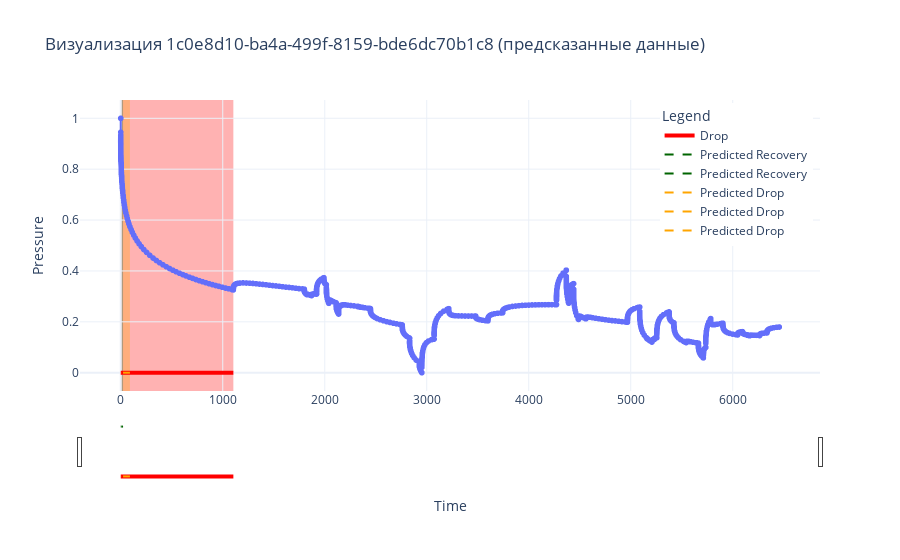
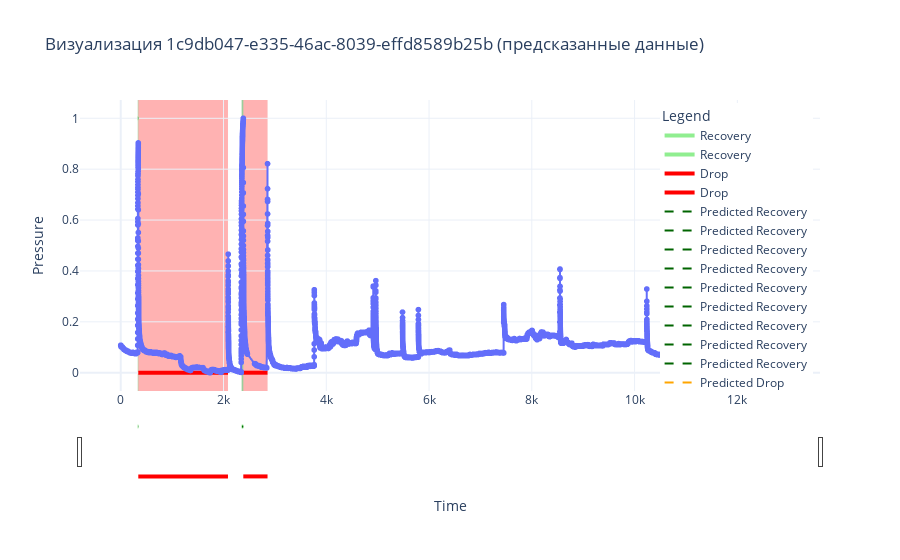
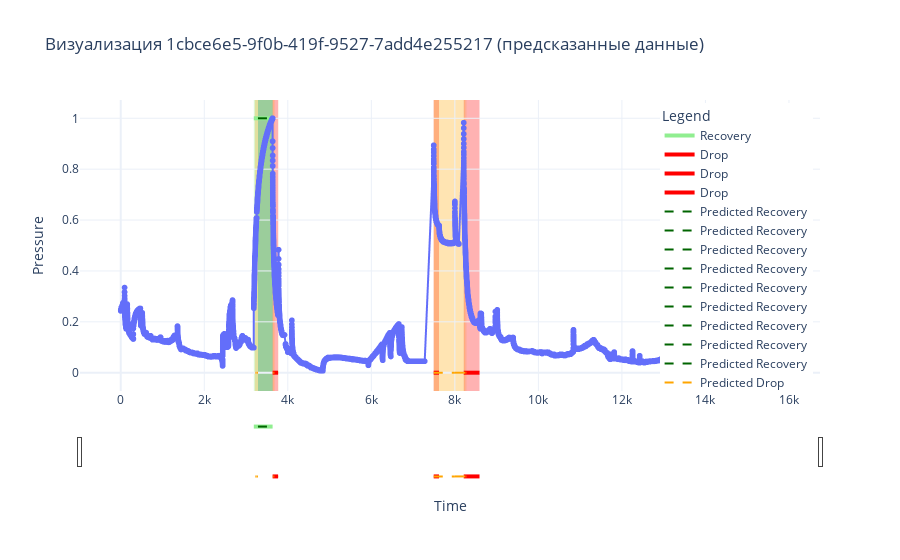

The notebook cell saved with these charts, in order:
### Code cell
for i in range(len(predicted_dfs)):
    plot_predicted_data(predicted_dfs[i], test_files[i])

### Figure 1 — Plotly figure (JSON) as saved in the notebook; plotly's stock layout.template omitted (floating-point values rounded to 4 significant figures; data arrays with more than 128 entries replaced by an {"elided": "..."} marker saying what was removed)
{"data": [{"hovertemplate": "time=%{x}<br>pressure=%{y}<extra></extra>", "legendgroup": "", "line": {"color": "#636efa", "dash": "solid"}, "marker": {"symbol": "circle"}, "mode": "lines+markers", "name": "", "showlegend": false, "type": "scattergl", "x": {"elided": "1340 float values"}, "xaxis": "x", "y": {"elided": "1340 float values"}, "yaxis": "y"}, {"line": {"color": "red", "width": 4}, "mode": "lines", "name": "Drop", "type": "scatter", "x": [0, 1104.0], "y": [0, 0]}, {"line": {"color": "darkgreen", "dash": "dash", "width": 2}, "mode": "lines", "name": "Predicted Recovery", "type": "scatter", "x": [0.06, 2.537], "y": [1, 1]}, {"line": {"color": "darkgreen", "dash": "dash", "width": 2}, "mode": "lines", "name": "Predicted Recovery", "type": "scatter", "x": [4.511, 22.61], "y": [1, 1]}, {"line": {"color": "orange", "dash": "dash", "width": 2}, "mode": "lines", "name": "Predicted Drop", "type": "scatter", "x": [0.05, 0.06], "y": [0, 0]}, {"line": {"color": "orange", "dash": "dash", "width": 2}, "mode": "lines", "name": "Predicted Drop", "type": "scatter", "x": [2.537, 4.511], "y": [0, 0]}, {"line": {"color": "orange", "dash": "dash", "width": 2}, "mode": "lines", "name": "Predicted Drop", "type": "scatter", "x": [22.61, 90], "y": [0, 0]}], "layout": {"legend": {"title": {"text": "Legend"}, "tracegroupgap": 0, "x": 0.99, "xanchor": "right", "y": 0.99, "yanchor": "top"}, "shapes": [{"fillcolor": "red", "layer": "below", "line": {"width": 0}, "name": "Drop", "opacity": 0.3, "type": "rect", "x0": 0, "x1": 1104.0, "xref": "x", "y0": 0, "y1": 1, "yref": "y domain"}, {"fillcolor": "darkgreen", "layer": "below", "line": {"width": 0}, "name": "Predicted Recovery", "opacity": 0.3, "type": "rect", "x0": 0.06, "x1": 2.537, "xref": "x", "y0": 0, "y1": 1, "yref": "y domain"}, {"fillcolor": "darkgreen", "layer": "below", "line": {"width": 0}, "name": "Predicted Recovery", "opacity": 0.3, "type": "rect", "x0": 4.511, "x1": 22.61, "xref": "x", "y0": 0, "y1": 1, "yref": "y domain"}, {"fillcolor": "orange", "layer": "below", "line": {"width": 0}, "name": "Predicted Drop", "opacity": 0.3, "type": "rect", "x0": 0.05, "x1": 0.06, "xref": "x", "y0": 0, "y1": 1, "yref": "y domain"}, {"fillcolor": "orange", "layer": "below", "line": {"width": 0}, "name": "Predicted Drop", "opacity": 0.3, "type": "rect", "x0": 2.537, "x1": 4.511, "xref": "x", "y0": 0, "y1": 1, "yref": "y domain"}, {"fillcolor": "orange", "layer": "below", "line": {"width": 0}, "name": "Predicted Drop", "opacity": 0.3, "type": "rect", "x0": 22.61, "x1": 90, "xref": "x", "y0": 0, "y1": 1, "yref": "y domain"}], "title": {"text": "Визуализация 1c0e8d10-ba4a-499f-8159-bde6dc70b1c8 (предсказанные данные)"}, "xaxis": {"anchor": "y", "domain": [0, 1], "rangeslider": {"visible": true}, "title": {"text": "Time"}, "type": "linear"}, "yaxis": {"anchor": "x", "domain": [0, 1], "fixedrange": false, "title": {"text": "Pressure"}}}}

### Figure 2 — Plotly figure (JSON) as saved in the notebook; plotly's stock layout.template omitted (floating-point values rounded to 4 significant figures; data arrays with more than 128 entries replaced by an {"elided": "..."} marker saying what was removed)
{"data": [{"hovertemplate": "time=%{x}<br>pressure=%{y}<extra></extra>", "legendgroup": "", "line": {"color": "#636efa", "dash": "solid"}, "marker": {"symbol": "circle"}, "mode": "lines+markers", "name": "", "showlegend": false, "type": "scattergl", "x": {"elided": "55129 float values"}, "xaxis": "x", "y": {"elided": "55129 float values"}, "yaxis": "y"}, {"line": {"color": "lightgreen", "width": 4}, "mode": "lines", "name": "Recovery", "type": "scatter", "x": [329.6, 341.4], "y": [1.0, 1.0]}, {"line": {"color": "lightgreen", "width": 4}, "mode": "lines", "name": "Recovery", "type": "scatter", "x": [2354.0, 2385.0], "y": [1.0, 1.0]}, {"line": {"color": "red", "width": 4}, "mode": "lines", "name": "Drop", "type": "scatter", "x": [341.4, 2087.0], "y": [0, 0]}, {"line": {"color": "red", "width": 4}, "mode": "lines", "name": "Drop", "type": "scatter", "x": [2385.0, 2857.0], "y": [0, 0]}, {"line": {"color": "darkgreen", "dash": "dash", "width": 2}, "mode": "lines", "name": "Predicted Recovery", "type": "scatter", "x": [332.3, 334.6], "y": [1.0, 1.0]}, {"line": {"color": "darkgreen", "dash": "dash", "width": 2}, "mode": "lines", "name": "Predicted Recovery", "type": "scatter", "x": [334.7, 341.5], "y": [1.0, 1.0]}, {"line": {"color": "darkgreen", "dash": "dash", "width": 2}, "mode": "lines", "name": "Predicted Recovery", "type": "scatter", "x": [2091.0, 2092.0], "y": [1.0, 1.0]}, {"line": {"color": "darkgreen", "dash": "dash", "width": 2}, "mode": "lines", "name": "Predicted Recovery", "type": "scatter", "x": [2348.0, 2350.0], "y": [1.0, 1.0]}, {"line": {"color": "darkgreen", "dash": "dash", "width": 2}, "mode": "lines", "name": "Predicted Recovery", "type": "scatter", "x": [2355.0, 2357.0], "y": [1.0, 1.0]}, {"line": {"color": "darkgreen", "dash": "dash", "width": 2}, "mode": "lines", "name": "Predicted Recovery", "type": "scatter", "x": [2357.0, 2385.0], "y": [1.0, 1.0]}, {"line": {"color": "darkgreen", "dash": "dash", "width": 2}, "mode": "lines", "name": "Predicted Recovery", "type": "scatter", "x": [2857.0, 2857.0], "y": [1.0, 1.0]}, {"line": {"color": "darkgreen", "dash": "dash", "width": 2}, "mode": "lines", "name": "Predicted Recovery", "type": "scatter", "x": [2860.0, 2861.0], "y": [1.0, 1.0]}, {"line": {"color": "darkgreen", "dash": "dash", "width": 2}, "mode": "lines", "name": "Predicted Recovery", "type": "scatter", "x": [2861.0, 2862.0], "y": [1.0, 1.0]}, {"line": {"color": "orange", "dash": "dash", "width": 2}, "mode": "lines", "name": "Predicted Drop", "type": "scatter", "x": [334.6, 334.7], "y": [0, 0]}, {"line": {"color": "orange", "dash": "dash", "width": 2}, "mode": "lines", "name": "Predicted Drop", "type": "scatter", "x": [341.5, 341.7], "y": [0, 0]}, {"line": {"color": "orange", "dash": "dash", "width": 2}, "mode": "lines", "name": "Predicted Drop", "type": "scatter", "x": [341.9, 342.3], "y": [0, 0]}, {"line": {"color": "orange", "dash": "dash", "width": 2}, "mode": "lines", "name": "Predicted Drop", "type": "scatter", "x": [2350.0, 2351.0], "y": [0, 0]}, {"line": {"color": "orange", "dash": "dash", "width": 2}, "mode": "lines", "name": "Predicted Drop", "type": "scatter", "x": [2357.0, 2357.0], "y": [0, 0]}, {"line": {"color": "orange", "dash": "dash", "width": 2}, "mode": "lines", "name": "Predicted Drop", "type": "scatter", "x": [2385.0, 2387.0], "y": [0, 0]}, {"line": {"color": "orange", "dash": "dash", "width": 2}, "mode": "lines", "name": "Predicted Drop", "type": "scatter", "x": [2857.0, 2858.0], "y": [0, 0]}], "layout": {"legend": {"title": {"text": "Legend"}, "tracegroupgap": 0, "x": 0.99, "xanchor": "right", "y": 0.99, "yanchor": "top"}, "shapes": [{"fillcolor": "lightgreen", "layer": "below", "line": {"width": 0}, "name": "Recovery", "opacity": 0.3, "type": "rect", "x0": 329.6, "x1": 341.4, "xref": "x", "y0": 0, "y1": 1, "yref": "y domain"}, {"fillcolor": "lightgreen", "layer": "below", "line": {"width": 0}, "name": "Recovery", "opacity": 0.3, "type": "rect", "x0": 2354.0, "x1": 2385.0, "xref": "x", "y0": 0, "y1": 1, "yref": "y domain"}, {"fillcolor": "red", "layer": "below", "line": {"width": 0}, "name": "Drop", "opacity": 0.3, "type": "rect", "x0": 341.4, "x1": 2087.0, "xref": "x", "y0": 0, "y1": 1, "yref": "y domain"}, {"fillcolor": "red", "layer": "below", "line": {"width": 0}, "name": "Drop", "opacity": 0.3, "type": "rect", "x0": 2385.0, "x1": 2857.0, "xref": "x", "y0": 0, "y1": 1, "yref": "y domain"}, {"fillcolor": "darkgreen", "layer": "below", "line": {"width": 0}, "name": "Predicted Recovery", "opacity": 0.3, "type": "rect", "x0": 332.3, "x1": 334.6, "xref": "x", "y0": 0, "y1": 1, "yref": "y domain"}, {"fillcolor": "darkgreen", "layer": "below", "line": {"width": 0}, "name": "Predicted Recovery", "opacity": 0.3, "type": "rect", "x0": 334.7, "x1": 341.5, "xref": "x", "y0": 0, "y1": 1, "yref": "y domain"}, {"fillcolor": "darkgreen", "layer": "below", "line": {"width": 0}, "name": "Predicted Recovery", "opacity": 0.3, "type": "rect", "x0": 2091.0, "x1": 2092.0, "xref": "x", "y0": 0, "y1": 1, "yref": "y domain"}, {"fillcolor": "darkgreen", "layer": "below", "line": {"width": 0}, "name": "Predicted Recovery", "opacity": 0.3, "type": "rect", "x0": 2348.0, "x1": 2350.0, "xref": "x", "y0": 0, "y1": 1, "yref": "y domain"}, {"fillcolor": "darkgreen", "layer": "below", "line": {"width": 0}, "name": "Predicted Recovery", "opacity": 0.3, "type": "rect", "x0": 2355.0, "x1": 2357.0, "xref": "x", "y0": 0, "y1": 1, "yref": "y domain"}, {"fillcolor": "darkgreen", "layer": "below", "line": {"width": 0}, "name": "Predicted Recovery", "opacity": 0.3, "type": "rect", "x0": 2357.0, "x1": 2385.0, "xref": "x", "y0": 0, "y1": 1, "yref": "y domain"}, {"fillcolor": "darkgreen", "layer": "below", "line": {"width": 0}, "name": "Predicted Recovery", "opacity": 0.3, "type": "rect", "x0": 2857.0, "x1": 2857.0, "xref": "x", "y0": 0, "y1": 1, "yref": "y domain"}, {"fillcolor": "darkgreen", "layer": "below", "line": {"width": 0}, "name": "Predicted Recovery", "opacity": 0.3, "type": "rect", "x0": 2860.0, "x1": 2861.0, "xref": "x", "y0": 0, "y1": 1, "yref": "y domain"}, {"fillcolor": "darkgreen", "layer": "below", "line": {"width": 0}, "name": "Predicted Recovery", "opacity": 0.3, "type": "rect", "x0": 2861.0, "x1": 2862.0, "xref": "x", "y0": 0, "y1": 1, "yref": "y domain"}, {"fillcolor": "orange", "layer": "below", "line": {"width": 0}, "name": "Predicted Drop", "opacity": 0.3, "type": "rect", "x0": 334.6, "x1": 334.7, "xref": "x", "y0": 0, "y1": 1, "yref": "y domain"}, {"fillcolor": "orange", "layer": "below", "line": {"width": 0}, "name": "Predicted Drop", "opacity": 0.3, "type": "rect", "x0": 341.5, "x1": 341.7, "xref": "x", "y0": 0, "y1": 1, "yref": "y domain"}, {"fillcolor": "orange", "layer": "below", "line": {"width": 0}, "name": "Predicted Drop", "opacity": 0.3, "type": "rect", "x0": 341.9, "x1": 342.3, "xref": "x", "y0": 0, "y1": 1, "yref": "y domain"}, {"fillcolor": "orange", "layer": "below", "line": {"width": 0}, "name": "Predicted Drop", "opacity": 0.3, "type": "rect", "x0": 2350.0, "x1": 2351.0, "xref": "x", "y0": 0, "y1": 1, "yref": "y domain"}, {"fillcolor": "orange", "layer": "below", "line": {"width": 0}, "name": "Predicted Drop", "opacity": 0.3, "type": "rect", "x0": 2357.0, "x1": 2357.0, "xref": "x", "y0": 0, "y1": 1, "yref": "y domain"}, {"fillcolor": "orange", "layer": "below", "line": {"width": 0}, "name": "Predicted Drop", "opacity": 0.3, "type": "rect", "x0": 2385.0, "x1": 2387.0, "xref": "x", "y0": 0, "y1": 1, "yref": "y domain"}, {"fillcolor": "orange", "layer": "below", "line": {"width": 0}, "name": "Predicted Drop", "opacity": 0.3, "type": "rect", "x0": 2857.0, "x1": 2858.0, "xref": "x", "y0": 0, "y1": 1, "yref": "y domain"}], "title": {"text": "Визуализация 1c9db047-e335-46ac-8039-effd8589b25b (предсказанные данные)"}, "xaxis": {"anchor": "y", "domain": [0, 1], "rangeslider": {"visible": true}, "title": {"text": "Time"}, "type": "linear"}, "yaxis": {"anchor": "x", "domain": [0, 1], "fixedrange": false, "title": {"text": "Pressure"}}}}

### Figure 3 — Plotly figure (JSON) as saved in the notebook; plotly's stock layout.template omitted (floating-point values rounded to 4 significant figures; data arrays with more than 128 entries replaced by an {"elided": "..."} marker saying what was removed)
{"data": [{"hovertemplate": "time=%{x}<br>pressure=%{y}<extra></extra>", "legendgroup": "", "line": {"color": "#636efa", "dash": "solid"}, "marker": {"symbol": "circle"}, "mode": "lines+markers", "name": "", "showlegend": false, "type": "scattergl", "x": {"elided": "54215 float values"}, "xaxis": "x", "y": {"elided": "54215 float values"}, "yaxis": "y"}, {"line": {"color": "lightgreen", "width": 4}, "mode": "lines", "name": "Recovery", "type": "scatter", "x": [3186.0, 3636.0], "y": [1, 1]}, {"line": {"color": "red", "width": 4}, "mode": "lines", "name": "Drop", "type": "scatter", "x": [3636.0, 3768.0], "y": [0, 0]}, {"line": {"color": "red", "width": 4}, "mode": "lines", "name": "Drop", "type": "scatter", "x": [7494.0, 7621.0], "y": [0, 0]}, {"line": {"color": "red", "width": 4}, "mode": "lines", "name": "Drop", "type": "scatter", "x": [8212.0, 8590.0], "y": [0, 0]}, {"line": {"color": "darkgreen", "dash": "dash", "width": 2}, "mode": "lines", "name": "Predicted Recovery", "type": "scatter", "x": [3231.0, 3233.0], "y": [1, 1]}, {"line": {"color": "darkgreen", "dash": "dash", "width": 2}, "mode": "lines", "name": "Predicted Recovery", "type": "scatter", "x": [3246.0, 3248.0], "y": [1, 1]}, {"line": {"color": "darkgreen", "dash": "dash", "width": 2}, "mode": "lines", "name": "Predicted Recovery", "type": "scatter", "x": [3285.0, 3636.0], "y": [1, 1]}, {"line": {"color": "darkgreen", "dash": "dash", "width": 2}, "mode": "lines", "name": "Predicted Recovery", "type": "scatter", "x": [3637.0, 3638.0], "y": [1, 1]}, {"line": {"color": "darkgreen", "dash": "dash", "width": 2}, "mode": "lines", "name": "Predicted Recovery", "type": "scatter", "x": [3639.0, 3641.0], "y": [1, 1]}, {"line": {"color": "darkgreen", "dash": "dash", "width": 2}, "mode": "lines", "name": "Predicted Recovery", "type": "scatter", "x": [3779.0, 3779.0], "y": [1, 1]}, {"line": {"color": "darkgreen", "dash": "dash", "width": 2}, "mode": "lines", "name": "Predicted Recovery", "type": "scatter", "x": [7495.0, 7495.0], "y": [1, 1]}, {"line": {"color": "darkgreen", "dash": "dash", "width": 2}, "mode": "lines", "name": "Predicted Recovery", "type": "scatter", "x": [8212.0, 8212.0], "y": [1, 1]}, {"line": {"color": "darkgreen", "dash": "dash", "width": 2}, "mode": "lines", "name": "Predicted Recovery", "type": "scatter", "x": [8214.0, 8215.0], "y": [1, 1]}, {"line": {"color": "orange", "dash": "dash", "width": 2}, "mode": "lines", "name": "Predicted Drop", "type": "scatter", "x": [3207.0, 3210.0], "y": [0, 0]}, {"line": {"color": "orange", "dash": "dash", "width": 2}, "mode": "lines", "name": "Predicted Drop", "type": "scatter", "x": [3212.0, 3213.0], "y": [0, 0]}, {"line": {"color": "orange", "dash": "dash", "width": 2}, "mode": "lines", "name": "Predicted Drop", "type": "scatter", "x": [3215.0, 3216.0], "y": [0, 0]}, {"line": {"color": "orange", "dash": "dash", "width": 2}, "mode": "lines", "name": "Predicted Drop", "type": "scatter", "x": [3217.0, 3217.0], "y": [0, 0]}, {"line": {"color": "orange", "dash": "dash", "width": 2}, "mode": "lines", "name": "Predicted Drop", "type": "scatter", "x": [3218.0, 3231.0], "y": [0, 0]}, {"line": {"color": "orange", "dash": "dash", "width": 2}, "mode": "lines", "name": "Predicted Drop", "type": "scatter", "x": [3233.0, 3246.0], "y": [0, 0]}, {"line": {"color": "orange", "dash": "dash", "width": 2}, "mode": "lines", "name": "Predicted Drop", "type": "scatter", "x": [3248.0, 3285.0], "y": [0, 0]}, {"line": {"color": "orange", "dash": "dash", "width": 2}, "mode": "lines", "name": "Predicted Drop", "type": "scatter", "x": [3636.0, 3637.0], "y": [0, 0]}, {"line": {"color": "orange", "dash": "dash", "width": 2}, "mode": "lines", "name": "Predicted Drop", "type": "scatter", "x": [3638.0, 3639.0], "y": [0, 0]}, {"line": {"color": "orange", "dash": "dash", "width": 2}, "mode": "lines", "name": "Predicted Drop", "type": "scatter", "x": [3641.0, 3648], "y": [0, 0]}, {"line": {"color": "orange", "dash": "dash", "width": 2}, "mode": "lines", "name": "Predicted Drop", "type": "scatter", "x": [3649.0, 3653.0], "y": [0, 0]}, {"line": {"color": "orange", "dash": "dash", "width": 2}, "mode": "lines", "name": "Predicted Drop", "type": "scatter", "x": [3654.0, 3658.0], "y": [0, 0]}, {"line": {"color": "orange", "dash": "dash", "width": 2}, "mode": "lines", "name": "Predicted Drop", "type": "scatter", "x": [3659.0, 3667.0], "y": [0, 0]}, {"line": {"color": "orange", "dash": "dash", "width": 2}, "mode": "lines", "name": "Predicted Drop", "type": "scatter", "x": [3668.0, 3671.0], "y": [0, 0]}, {"line": {"color": "orange", "dash": "dash", "width": 2}, "mode": "lines", "name": "Predicted Drop", "type": "scatter", "x": [3672.0, 3676.0], "y": [0, 0]}, {"line": {"color": "orange", "dash": "dash", "width": 2}, "mode": "lines", "name": "Predicted Drop", "type": "scatter", "x": [3676.0, 3681.0], "y": [0, 0]}, {"line": {"color": "orange", "dash": "dash", "width": 2}, "mode": "lines", "name": "Predicted Drop", "type": "scatter", "x": [3774.0, 3779.0], "y": [0, 0]}, {"line": {"color": "orange", "dash": "dash", "width": 2}, "mode": "lines", "name": "Predicted Drop", "type": "scatter", "x": [7495.0, 8001.0], "y": [0, 0]}, {"line": {"color": "orange", "dash": "dash", "width": 2}, "mode": "lines", "name": "Predicted Drop", "type": "scatter", "x": [8003.0, 8212.0], "y": [0, 0]}, {"line": {"color": "orange", "dash": "dash", "width": 2}, "mode": "lines", "name": "Predicted Drop", "type": "scatter", "x": [8214.0, 8214.0], "y": [0, 0]}, {"line": {"color": "orange", "dash": "dash", "width": 2}, "mode": "lines", "name": "Predicted Drop", "type": "scatter", "x": [8215.0, 8247.0], "y": [0, 0]}, {"line": {"color": "orange", "dash": "dash", "width": 2}, "mode": "lines", "name": "Predicted Drop", "type": "scatter", "x": [8249.0, 8254.0], "y": [0, 0]}, {"line": {"color": "orange", "dash": "dash", "width": 2}, "mode": "lines", "name": "Predicted Drop", "type": "scatter", "x": [8255.0, 8259.0], "y": [0, 0]}, {"line": {"color": "orange", "dash": "dash", "width": 2}, "mode": "lines", "name": "Predicted Drop", "type": "scatter", "x": [8266.0, 8271.0], "y": [0, 0]}, {"line": {"color": "orange", "dash": "dash", "width": 2}, "mode": "lines", "name": "Predicted Drop", "type": "scatter", "x": [8271.0, 8276.0], "y": [0, 0]}], "layout": {"legend": {"title": {"text": "Legend"}, "tracegroupgap": 0, "x": 0.99, "xanchor": "right", "y": 0.99, "yanchor": "top"}, "shapes": [{"fillcolor": "lightgreen", "layer": "below", "line": {"width": 0}, "name": "Recovery", "opacity": 0.3, "type": "rect", "x0": 3186.0, "x1": 3636.0, "xref": "x", "y0": 0, "y1": 1, "yref": "y domain"}, {"fillcolor": "red", "layer": "below", "line": {"width": 0}, "name": "Drop", "opacity": 0.3, "type": "rect", "x0": 3636.0, "x1": 3768.0, "xref": "x", "y0": 0, "y1": 1, "yref": "y domain"}, {"fillcolor": "red", "layer": "below", "line": {"width": 0}, "name": "Drop", "opacity": 0.3, "type": "rect", "x0": 7494.0, "x1": 7621.0, "xref": "x", "y0": 0, "y1": 1, "yref": "y domain"}, {"fillcolor": "red", "layer": "below", "line": {"width": 0}, "name": "Drop", "opacity": 0.3, "type": "rect", "x0": 8212.0, "x1": 8590.0, "xref": "x", "y0": 0, "y1": 1, "yref": "y domain"}, {"fillcolor": "darkgreen", "layer": "below", "line": {"width": 0}, "name": "Predicted Recovery", "opacity": 0.3, "type": "rect", "x0": 3231.0, "x1": 3233.0, "xref": "x", "y0": 0, "y1": 1, "yref": "y domain"}, {"fillcolor": "darkgreen", "layer": "below", "line": {"width": 0}, "name": "Predicted Recovery", "opacity": 0.3, "type": "rect", "x0": 3246.0, "x1": 3248.0, "xref": "x", "y0": 0, "y1": 1, "yref": "y domain"}, {"fillcolor": "darkgreen", "layer": "below", "line": {"width": 0}, "name": "Predicted Recovery", "opacity": 0.3, "type": "rect", "x0": 3285.0, "x1": 3636.0, "xref": "x", "y0": 0, "y1": 1, "yref": "y domain"}, {"fillcolor": "darkgreen", "layer": "below", "line": {"width": 0}, "name": "Predicted Recovery", "opacity": 0.3, "type": "rect", "x0": 3637.0, "x1": 3638.0, "xref": "x", "y0": 0, "y1": 1, "yref": "y domain"}, {"fillcolor": "darkgreen", "layer": "below", "line": {"width": 0}, "name": "Predicted Recovery", "opacity": 0.3, "type": "rect", "x0": 3639.0, "x1": 3641.0, "xref": "x", "y0": 0, "y1": 1, "yref": "y domain"}, {"fillcolor": "darkgreen", "layer": "below", "line": {"width": 0}, "name": "Predicted Recovery", "opacity": 0.3, "type": "rect", "x0": 3779.0, "x1": 3779.0, "xref": "x", "y0": 0, "y1": 1, "yref": "y domain"}, {"fillcolor": "darkgreen", "layer": "below", "line": {"width": 0}, "name": "Predicted Recovery", "opacity": 0.3, "type": "rect", "x0": 7495.0, "x1": 7495.0, "xref": "x", "y0": 0, "y1": 1, "yref": "y domain"}, {"fillcolor": "darkgreen", "layer": "below", "line": {"width": 0}, "name": "Predicted Recovery", "opacity": 0.3, "type": "rect", "x0": 8212.0, "x1": 8212.0, "xref": "x", "y0": 0, "y1": 1, "yref": "y domain"}, {"fillcolor": "darkgreen", "layer": "below", "line": {"width": 0}, "name": "Predicted Recovery", "opacity": 0.3, "type": "rect", "x0": 8214.0, "x1": 8215.0, "xref": "x", "y0": 0, "y1": 1, "yref": "y domain"}, {"fillcolor": "orange", "layer": "below", "line": {"width": 0}, "name": "Predicted Drop", "opacity": 0.3, "type": "rect", "x0": 3207.0, "x1": 3210.0, "xref": "x", "y0": 0, "y1": 1, "yref": "y domain"}, {"fillcolor": "orange", "layer": "below", "line": {"width": 0}, "name": "Predicted Drop", "opacity": 0.3, "type": "rect", "x0": 3212.0, "x1": 3213.0, "xref": "x", "y0": 0, "y1": 1, "yref": "y domain"}, {"fillcolor": "orange", "layer": "below", "line": {"width": 0}, "name": "Predicted Drop", "opacity": 0.3, "type": "rect", "x0": 3215.0, "x1": 3216.0, "xref": "x", "y0": 0, "y1": 1, "yref": "y domain"}, {"fillcolor": "orange", "layer": "below", "line": {"width": 0}, "name": "Predicted Drop", "opacity": 0.3, "type": "rect", "x0": 3217.0, "x1": 3217.0, "xref": "x", "y0": 0, "y1": 1, "yref": "y domain"}, {"fillcolor": "orange", "layer": "below", "line": {"width": 0}, "name": "Predicted Drop", "opacity": 0.3, "type": "rect", "x0": 3218.0, "x1": 3231.0, "xref": "x", "y0": 0, "y1": 1, "yref": "y domain"}, {"fillcolor": "orange", "layer": "below", "line": {"width": 0}, "name": "Predicted Drop", "opacity": 0.3, "type": "rect", "x0": 3233.0, "x1": 3246.0, "xref": "x", "y0": 0, "y1": 1, "yref": "y domain"}, {"fillcolor": "orange", "layer": "below", "line": {"width": 0}, "name": "Predicted Drop", "opacity": 0.3, "type": "rect", "x0": 3248.0, "x1": 3285.0, "xref": "x", "y0": 0, "y1": 1, "yref": "y domain"}, {"fillcolor": "orange", "layer": "below", "line": {"width": 0}, "name": "Predicted Drop", "opacity": 0.3, "type": "rect", "x0": 3636.0, "x1": 3637.0, "xref": "x", "y0": 0, "y1": 1, "yref": "y domain"}, {"fillcolor": "orange", "layer": "below", "line": {"width": 0}, "name": "Predicted Drop", "opacity": 0.3, "type": "rect", "x0": 3638.0, "x1": 3639.0, "xref": "x", "y0": 0, "y1": 1, "yref": "y domain"}, {"fillcolor": "orange", "layer": "below", "line": {"width": 0}, "name": "Predicted Drop", "opacity": 0.3, "type": "rect", "x0": 3641.0, "x1": 3648, "xref": "x", "y0": 0, "y1": 1, "yref": "y domain"}, {"fillcolor": "orange", "layer": "below", "line": {"width": 0}, "name": "Predicted Drop", "opacity": 0.3, "type": "rect", "x0": 3649.0, "x1": 3653.0, "xref": "x", "y0": 0, "y1": 1, "yref": "y domain"}, {"fillcolor": "orange", "layer": "below", "line": {"width": 0}, "name": "Predicted Drop", "opacity": 0.3, "type": "rect", "x0": 3654.0, "x1": 3658.0, "xref": "x", "y0": 0, "y1": 1, "yref": "y domain"}, {"fillcolor": "orange", "layer": "below", "line": {"width": 0}, "name": "Predicted Drop", "opacity": 0.3, "type": "rect", "x0": 3659.0, "x1": 3667.0, "xref": "x", "y0": 0, "y1": 1, "yref": "y domain"}, {"fillcolor": "orange", "layer": "below", "line": {"width": 0}, "name": "Predicted Drop", "opacity": 0.3, "type": "rect", "x0": 3668.0, "x1": 3671.0, "xref": "x", "y0": 0, "y1": 1, "yref": "y domain"}, {"fillcolor": "orange", "layer": "below", "line": {"width": 0}, "name": "Predicted Drop", "opacity": 0.3, "type": "rect", "x0": 3672.0, "x1": 3676.0, "xref": "x", "y0": 0, "y1": 1, "yref": "y domain"}, {"fillcolor": "orange", "layer": "below", "line": {"width": 0}, "name": "Predicted Drop", "opacity": 0.3, "type": "rect", "x0": 3676.0, "x1": 3681.0, "xref": "x", "y0": 0, "y1": 1, "yref": "y domain"}, {"fillcolor": "orange", "layer": "below", "line": {"width": 0}, "name": "Predicted Drop", "opacity": 0.3, "type": "rect", "x0": 3774.0, "x1": 3779.0, "xref": "x", "y0": 0, "y1": 1, "yref": "y domain"}, {"fillcolor": "orange", "layer": "below", "line": {"width": 0}, "name": "Predicted Drop", "opacity": 0.3, "type": "rect", "x0": 7495.0, "x1": 8001.0, "xref": "x", "y0": 0, "y1": 1, "yref": "y domain"}, {"fillcolor": "orange", "layer": "below", "line": {"width": 0}, "name": "Predicted Drop", "opacity": 0.3, "type": "rect", "x0": 8003.0, "x1": 8212.0, "xref": "x", "y0": 0, "y1": 1, "yref": "y domain"}, {"fillcolor": "orange", "layer": "below", "line": {"width": 0}, "name": "Predicted Drop", "opacity": 0.3, "type": "rect", "x0": 8214.0, "x1": 8214.0, "xref": "x", "y0": 0, "y1": 1, "yref": "y domain"}, {"fillcolor": "orange", "layer": "below", "line": {"width": 0}, "name": "Predicted Drop", "opacity": 0.3, "type": "rect", "x0": 8215.0, "x1": 8247.0, "xref": "x", "y0": 0, "y1": 1, "yref": "y domain"}, {"fillcolor": "orange", "layer": "below", "line": {"width": 0}, "name": "Predicted Drop", "opacity": 0.3, "type": "rect", "x0": 8249.0, "x1": 8254.0, "xref": "x", "y0": 0, "y1": 1, "yref": "y domain"}, {"fillcolor": "orange", "layer": "below", "line": {"width": 0}, "name": "Predicted Drop", "opacity": 0.3, "type": "rect", "x0": 8255.0, "x1": 8259.0, "xref": "x", "y0": 0, "y1": 1, "yref": "y domain"}, {"fillcolor": "orange", "layer": "below", "line": {"width": 0}, "name": "Predicted Drop", "opacity": 0.3, "type": "rect", "x0": 8266.0, "x1": 8271.0, "xref": "x", "y0": 0, "y1": 1, "yref": "y domain"}, {"fillcolor": "orange", "layer": "below", "line": {"width": 0}, "name": "Predicted Drop", "opacity": 0.3, "type": "rect", "x0": 8271.0, "x1": 8276.0, "xref": "x", "y0": 0, "y1": 1, "yref": "y domain"}], "title": {"text": "Визуализация 1cbce6e5-9f0b-419f-9527-7add4e255217 (предсказанные данные)"}, "xaxis": {"anchor": "y", "domain": [0, 1], "rangeslider": {"visible": true}, "title": {"text": "Time"}, "type": "linear"}, "yaxis": {"anchor": "x", "domain": [0, 1], "fixedrange": false, "title": {"text": "Pressure"}}}}
